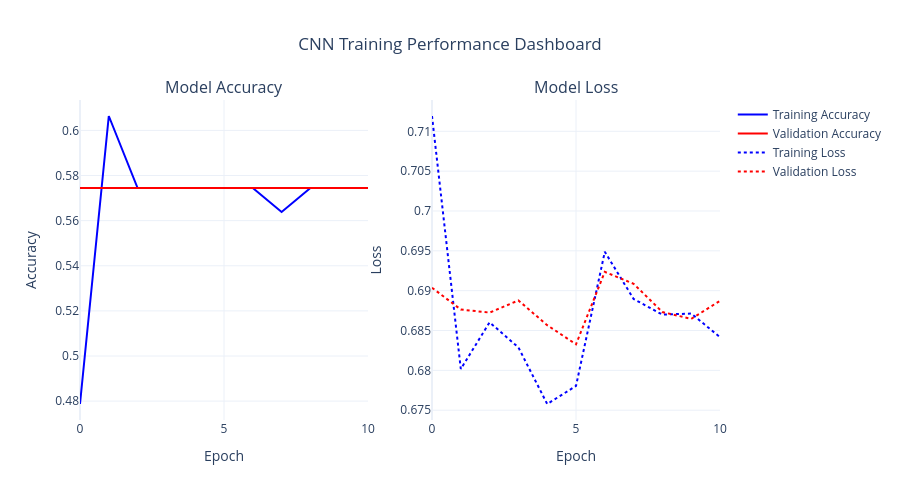

Write notebook code for a chart like this one.
### Code cell
import matplotlib.pyplot as plt
from tensorflow.keras.callbacks import EarlyStopping, ModelCheckpoint
import plotly.graph_objects as go
from plotly.subplots import make_subplots


print("--- Initializing Training Protocol ---")

# 1. Define the Callbacks (The Safety Nets)
early_stop = EarlyStopping(
    monitor='val_loss', 
    patience=5, # Wait 5 epochs without improvement before stopping
    restore_best_weights=True,
    verbose=1
)

checkpoint = ModelCheckpoint(
    filepath="best_alzheimer_cnn.keras",
    monitor="val_accuracy",
    save_best_only=True,
    verbose=1
)

# 2. Execute the Training Loop
EPOCHS = 30 # Maximum number of rounds

print(f"Commencing training for up to {EPOCHS} Epochs...")

history = model.fit(
    train_generator,
    epochs=EPOCHS,
    validation_data=val_generator,
    callbacks=[early_stop, checkpoint]
)

print("\n--- Training Complete ---")

print("Generating Interactive Plotly Dashboard...")

# 1. Create a 1x2 subplot layout
fig = make_subplots(
    rows=1, cols=2, 
    subplot_titles=('Model Accuracy', 'Model Loss')
)

# 2. Add Accuracy Traces (Left Graph)
fig.add_trace(
    go.Scatter(
        y=history.history['accuracy'], 
        mode='lines', 
        name='Training Accuracy', 
        line=dict(color='blue')
    ),
    row=1, col=1
)
fig.add_trace(
    go.Scatter(
        y=history.history['val_accuracy'], 
        mode='lines', 
        name='Validation Accuracy', 
        line=dict(color='red')
    ),
    row=1, col=1
)

# 3. Add Loss Traces (Right Graph)
fig.add_trace(
    go.Scatter(
        y=history.history['loss'], 
        mode='lines', 
        name='Training Loss', 
        line=dict(color='blue', dash='dot') # Dashed line for distinction
    ),
    row=1, col=2
)
fig.add_trace(
    go.Scatter(
        y=history.history['val_loss'], 
        mode='lines', 
        name='Validation Loss', 
        line=dict(color='red', dash='dot')
    ),
    row=1, col=2
)

# 4. Professional Layout Formatting
fig.update_layout(
    title_text='CNN Training Performance Dashboard',
    title_x=0.5, # Center the title
    template='plotly_white',
    hovermode='x unified', # Shows all data points for an epoch on hover
    showlegend=True,
    height=500
)

# Set axes titles
fig.update_xaxes(title_text='Epoch', row=1, col=1)
fig.update_xaxes(title_text='Epoch', row=1, col=2)
fig.update_yaxes(title_text='Accuracy', row=1, col=1)
fig.update_yaxes(title_text='Loss', row=1, col=2)

# 5. Render the interactive plot
fig.show()

### Figure 1 — Plotly figure (JSON) as saved in the notebook; plotly's stock layout.template omitted (floating-point values rounded to 4 significant figures)
{"data": [{"line": {"color": "blue"}, "mode": "lines", "name": "Training Accuracy", "type": "scatter", "xaxis": "x", "y": [0.4787, 0.6064, 0.5745, 0.5745, 0.5745, 0.5745, 0.5745, 0.5638, 0.5745, 0.5745, 0.5745], "yaxis": "y"}, {"line": {"color": "red"}, "mode": "lines", "name": "Validation Accuracy", "type": "scatter", "xaxis": "x", "y": [0.5745, 0.5745, 0.5745, 0.5745, 0.5745, 0.5745, 0.5745, 0.5745, 0.5745, 0.5745, 0.5745], "yaxis": "y"}, {"line": {"color": "blue", "dash": "dot"}, "mode": "lines", "name": "Training Loss", "type": "scatter", "xaxis": "x2", "y": [0.7119, 0.6802, 0.686, 0.6829, 0.6758, 0.678, 0.6949, 0.689, 0.687, 0.6871, 0.6842], "yaxis": "y2"}, {"line": {"color": "red", "dash": "dot"}, "mode": "lines", "name": "Validation Loss", "type": "scatter", "xaxis": "x2", "y": [0.6904, 0.6876, 0.6872, 0.6888, 0.6857, 0.6833, 0.6924, 0.6909, 0.6873, 0.6865, 0.6887], "yaxis": "y2"}], "layout": {"annotations": [{"font": {"size": 16}, "showarrow": false, "text": "Model Accuracy", "x": 0.225, "xanchor": "center", "xref": "paper", "y": 1, "yanchor": "bottom", "yref": "paper"}, {"font": {"size": 16}, "showarrow": false, "text": "Model Loss", "x": 0.775, "xanchor": "center", "xref": "paper", "y": 1, "yanchor": "bottom", "yref": "paper"}], "height": 500, "hovermode": "x unified", "showlegend": true, "title": {"text": "CNN Training Performance Dashboard", "x": 0.5}, "xaxis": {"anchor": "y", "domain": [0, 0.45], "title": {"text": "Epoch"}}, "xaxis2": {"anchor": "y2", "domain": [0.55, 1], "title": {"text": "Epoch"}}, "yaxis": {"anchor": "x", "domain": [0, 1], "title": {"text": "Accuracy"}}, "yaxis2": {"anchor": "x2", "domain": [0, 1], "title": {"text": "Loss"}}}}
